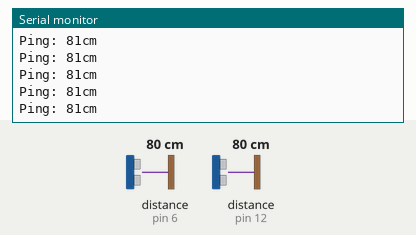
This sketch was run on a simulated Arduino Uno, built with avr-gcc and run on an emulated ATmega328P. On the bench: the last lines printed to the serial monitor. The test bench sets the inputs (shaded band); at power-on: distance to the obstacle (sensors on pin 6, pin 12) 80 cm. The echo pulse lasts 58.3 µs per cm.

Above: at 1.2 s.
1.3 s: distance to the obstacle (sensor on pin 6) set to 2 cm
At 1.34 s:
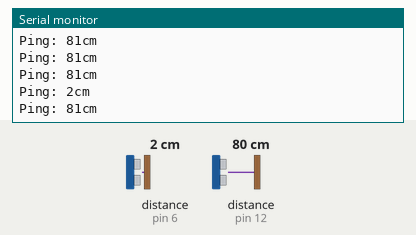
2.8 s: distance to the obstacle (sensor on pin 12) set to 4 cm
At 2.81 s:
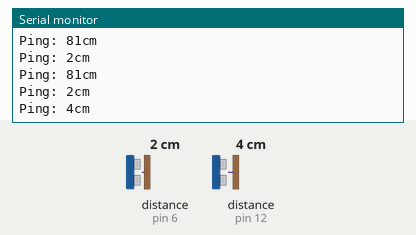
4.3 s: distance to the obstacle (sensor on pin 12) set to 60 cm
At 4.38 s:
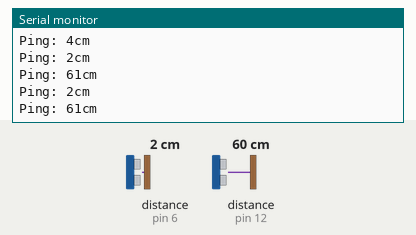
7.3 s: distance to the obstacle (sensor on pin 6) set to 9 cm
At 7.36 s:
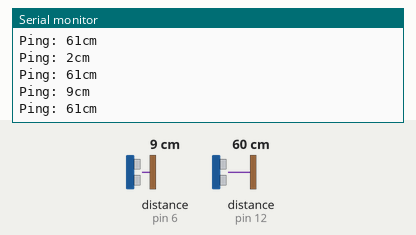
Timing chart, 0 to 9.8 s (numbered marks = the images above; inputs shaded):
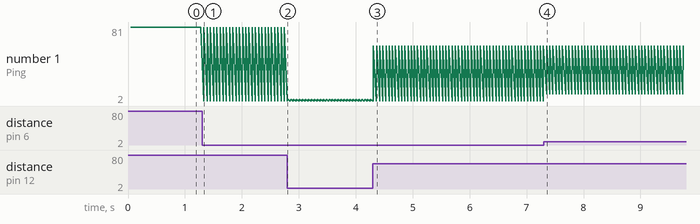

The sketch:

NewPingExample.ino
```cpp
// ---------------------------------------------------------------------------
// Example NewPing library sketch that does a ping about 20 times per second.
// ---------------------------------------------------------------------------

#include <NewPing.h>

#define TRIGGER_PIN  7  // Arduino pin tied to trigger pin on the ultrasonic sensor.
#define ECHO_PIN     6  // Arduino pin tied to echo pin on the ultrasonic sensor.
#define MAX_DISTANCE 200 // Maximum distance we want to ping for (in centimeters). Maximum sensor distance is rated at 400-500cm.

NewPing sonar_1(TRIGGER_PIN, ECHO_PIN, MAX_DISTANCE); // NewPing setup of pins and maximum distance.
NewPing  sonar_2(11,12,200);

void setup() {
  Serial.begin(115200); // Open serial monitor at 115200 baud to see ping results.
}

void loop() {
  delay(50);                     // Wait 50ms between pings (about 20 pings/sec). 29ms should be the shortest delay between pings.
  Serial.print("Ping: ");
  Serial.print(sonar_1.ping_cm()); // Send ping, get distance in cm and print result (0 = outside set distance range)
  Serial.println("cm");
  Serial.print("Ping: ");
  Serial.print(sonar_2.ping_cm()); // Send ping, get distance in cm and print result (0 = outside set distance range)
  Serial.println("cm");
}
```

Measured:
- after the input at 1.3 s, the serial monitor: prints a new line at once (image 1)
- after the input at 2.8 s, the serial monitor: prints a new line at once (image 2)
- after the input at 4.3 s, the serial monitor: prints a new line at once (image 3)
- after the input at 7.3 s, the serial monitor: prints a new line after 0.05 s (image 4)
- plotted number 1: 81 → 4 after the input at 2.8 s, 4 → 61 after the input at 4.3 s
